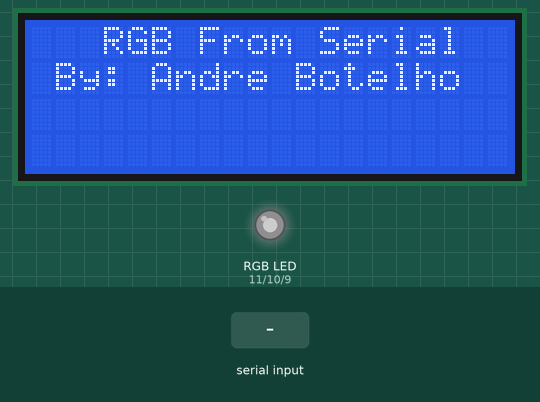
This sketch was run on a simulated Arduino Uno, built with avr-gcc and run on an emulated ATmega328P. Shown: 20×4 character LCD, an RGB LED mixed from three pins (HIGH = lit). The inputs (shaded band) are chosen by the test bench. Dim RGB values are drawn brighter than linear.

Above: at 1.2 s.
1.3 s: "0" received over Serial
At 2.5 s:
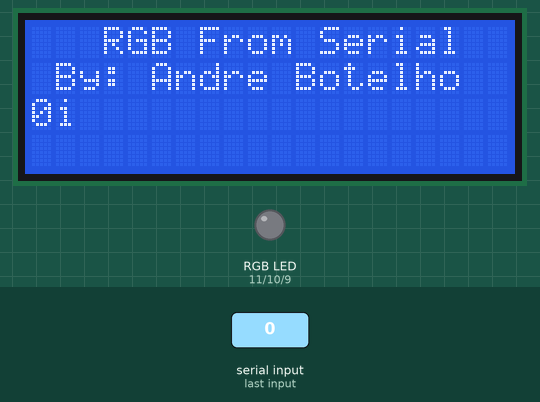
2.8 s: "A,45\n" received over Serial
At 3.8 s:
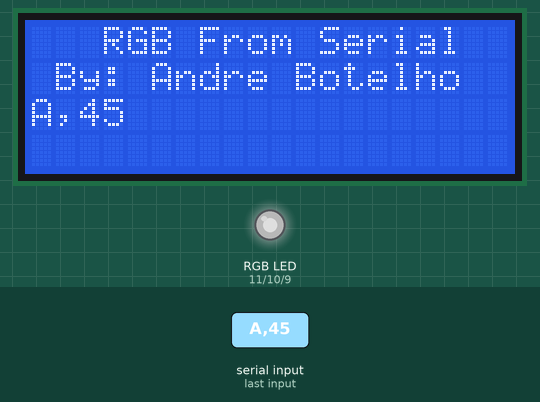
4.3 s: "90,45\n" received over Serial
At 5.0 s:
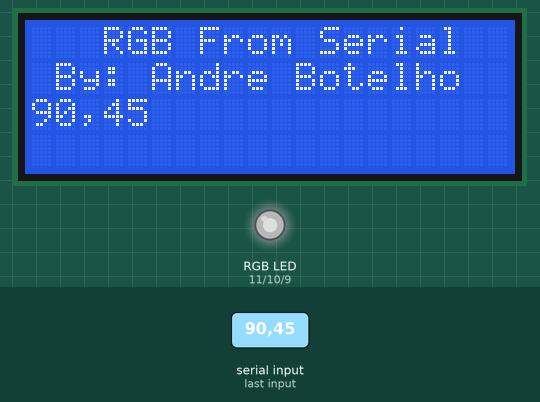
5.8 s: "B90\n" received over Serial
At 7.0 s:
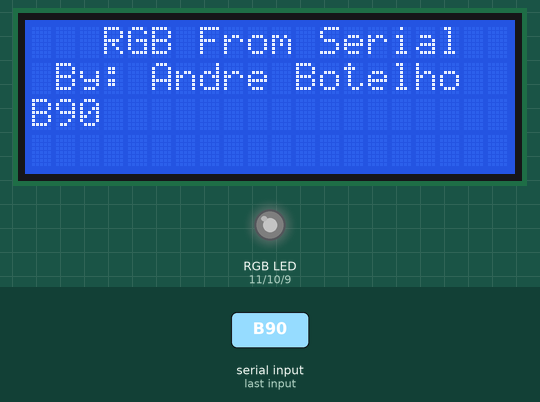
7.3 s: "C90\n" received over Serial
8.8 s: "D90\n" received over Serial
Timing chart, 0 to 11.3 s (numbered marks = the images above; inputs shaded):
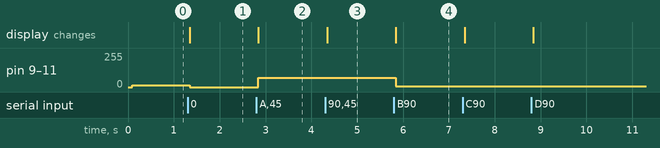

Measured:
- after the input at 1.3 s, pin 9 (BLUE_PIN), pin 10 (GREEN_PIN), pin 11 (RED_PIN): 15/255 → 0/255 at once; the display: changes at once (image 1)
- after the input at 2.8 s, pin 9 (BLUE_PIN), pin 10 (GREEN_PIN), pin 11 (RED_PIN): 0/255 → 69/255 after 0.05 s; the display: changes after 0.05 s (image 2)
- after the input at 4.3 s, pin 9 (BLUE_PIN), pin 10 (GREEN_PIN), pin 11 (RED_PIN): 69/255 → 68/255 after 0.05 s; the display: changes after 0.05 s (image 3)
- after the input at 5.8 s, pin 9 (BLUE_PIN), pin 10 (GREEN_PIN), pin 11 (RED_PIN): 68/255 → 4/255 at once; the display: changes at once (image 4)

The sketch:

RGB_From_Serial.ino
```cpp
// RGB_From_Serial
// Uses I2C backpack on a 20x4 lcd screen

#include <Wire.h>
#include <LiquidCrystal_I2C.h>

#define COLUMNS  20
#define LINES    4

#define RED_PIN    11
#define GREEN_PIN  10
#define BLUE_PIN   9

char stream[COLUMNS] = "";
unsigned int Red_Value,Green_Value,Blue_Value;
unsigned int aux1,aux2;

void setRGBValues();

LiquidCrystal_I2C lcd(0x27, 2, 1, 0, 4, 5, 6, 7, 3, POSITIVE);

void setup() {
  Serial.begin(9600);

  // Initialize the lcd for 20 chars 4 lines and turn on backlight
  lcd.begin(COLUMNS,LINES);
  // Backlight on
  lcd.backlight();

  lcd.setCursor(3,0);
  lcd.print("RGB From Serial");
  lcd.setCursor(1,1);
  lcd.print("By: Andre Botelho");

  pinMode(RED_PIN,OUTPUT);
  pinMode(GREEN_PIN,OUTPUT);
  pinMode(BLUE_PIN,OUTPUT);

  analogWrite(RED_PIN,0xF);
  analogWrite(GREEN_PIN,0xF);
  analogWrite(BLUE_PIN,0xF);
}

void loop(){
  int counter = 0;
  for(;counter<COLUMNS;counter++) stream[counter] = '\0';
  counter = 0;

  while(!Serial.available());

  lcd.setCursor(0,2);
  lcd.print("oi                  ");
  lcd.setCursor(0,3);
  lcd.print("                    ");
  lcd.setCursor(0,2);

  while(Serial.available()){
    char temp = Serial.read();
    lcd.write(temp);
    stream[counter++] = temp;
  }

  lcd.setCursor(0,3);
  //for(int counterTemp = 0; counterTemp < counter; counterTemp++)  lcd.write(stream[counterTemp]);

  setRGBValues();
  //lcd.print("R " + String(Red_Value,HEX) + " G " + String(Green_Value,HEX) + " B " + String(Blue_Value,HEX));

  analogWrite(RED_PIN,Red_Value);
  analogWrite(GREEN_PIN,Green_Value);
  analogWrite(BLUE_PIN,Blue_Value);
}


void setRGBValues(){
  if( stream[2] == '0' || stream[2] == '1' ||
      stream[2] == '2' || stream[2] == '3' ||
      stream[2] == '4' || stream[2] == '5' ||
      stream[2] == '6' || stream[2] == '7' ||
      stream[2] == '8' || stream[2] == '9') aux1 = ( stream[2] - '0' ) << 4;
  else if( stream[2] == 'A' ) aux1 = 0xA0;
  else if( stream[2] == 'B' ) aux1 = 0xB0;
  else if( stream[2] == 'C' ) aux1 = 0xC0;
  else if( stream[2] == 'D' ) aux1 = 0xD0;
  else if( stream[2] == 'E' ) aux1 = 0xE0;
  else if( stream[2] == 'F' ) aux1 = 0xF0;

  if( stream[3] == '0' || stream[3] == '1' ||
      stream[3] == '2' || stream[3] == '3' ||
      stream[3] == '4' || stream[3] == '5' ||
      stream[3] == '6' || stream[3] == '7' ||
      stream[3] == '8' || stream[3] == '9') aux2 = ( stream[3] - '0' );
  else if( stream[3] == 'A' ) aux2 = 0xA;
  else if( stream[3] == 'B' ) aux2 = 0xB;
  else if( stream[3] == 'C' ) aux2 = 0xC;
  else if( stream[3] == 'D' ) aux2 = 0xD;
  else if( stream[3] == 'E' ) aux2 = 0xE;
  else if( stream[3] == 'F' ) aux2 = 0xF;

  Red_Value = aux1 + aux2;

  if( stream[7] == '0' || stream[7] == '1' ||
      stream[7] == '2' || stream[7] == '3' ||
      stream[7] == '4' || stream[7] == '5' ||
      stream[7] == '6' || stream[7] == '7' ||
      stream[7] == '8' || stream[7] == '9') aux1 = ( stream[7] - '0' ) << 4;
  else if( stream[7] == 'A' ) aux1 = 0xA0;
  else if( stream[7] == 'B' ) aux1 = 0xB0;
  else if( stream[7] == 'C' ) aux1 = 0xC0;
  else if( stream[7] == 'D' ) aux1 = 0xD0;
  else if( stream[7] == 'E' ) aux1 = 0xE0;
  else if( stream[7] == 'F' ) aux1 = 0xF0;

  if( stream[8] == '0' || stream[8] == '1' ||
      stream[8] == '2' || stream[8] == '3' ||
      stream[8] == '4' || stream[8] == '5' ||
      stream[8] == '6' || stream[8] == '7' ||
      stream[8] == '8' || stream[8] == '9') aux2 = ( stream[8] - '0' );
  else if( stream[8] == 'A' ) aux2 = 0xA;
  else if( stream[8] == 'B' ) aux2 = 0xB;
  else if( stream[8] == 'C' ) aux2 = 0xC;
  else if( stream[8] == 'D' ) aux2 = 0xD;
  else if( stream[8] == 'E' ) aux2 = 0xE;
  else if( stream[8] == 'F' ) aux2 = 0xF;

  Green_Value = aux1 + aux2;

  if( stream[12] == '0' || stream[12] == '1' ||
      stream[12] == '2' || stream[12] == '3' ||
      stream[12] == '4' || stream[12] == '5' ||
      stream[12] == '6' || stream[12] == '7' ||
      stream[12] == '8' || stream[12] == '9') aux1 = ( stream[12] - '0' ) << 4;
  else if( stream[12] == 'A' ) aux1 = 0xA0;
  else if( stream[12] == 'B' ) aux1 = 0xB0;
  else if( stream[12] == 'C' ) aux1 = 0xC0;
  else if( stream[12] == 'D' ) aux1 = 0xD0;
  else if( stream[12] == 'E' ) aux1 = 0xE0;
  else if( stream[12] == 'F' ) aux1 = 0xF0;

  if( stream[13] == '0' || stream[13] == '1' ||
      stream[13] == '2' || stream[13] == '3' ||
      stream[13] == '4' || stream[13] == '5' ||
      stream[13] == '6' || stream[13] == '7' ||
      stream[13] == '8' || stream[13] == '9') aux2 = ( stream[13] - '0' );
  else if( stream[13] == 'A' ) aux2 = 0xA;
  else if( stream[13] == 'B' ) aux2 = 0xB;
  else if( stream[13] == 'C' ) aux2 = 0xC;
  else if( stream[13] == 'D' ) aux2 = 0xD;
  else if( stream[13] == 'E' ) aux2 = 0xE;
  else if( stream[13] == 'F' ) aux2 = 0xF;

  Blue_Value = aux1 + aux2;
}
```
